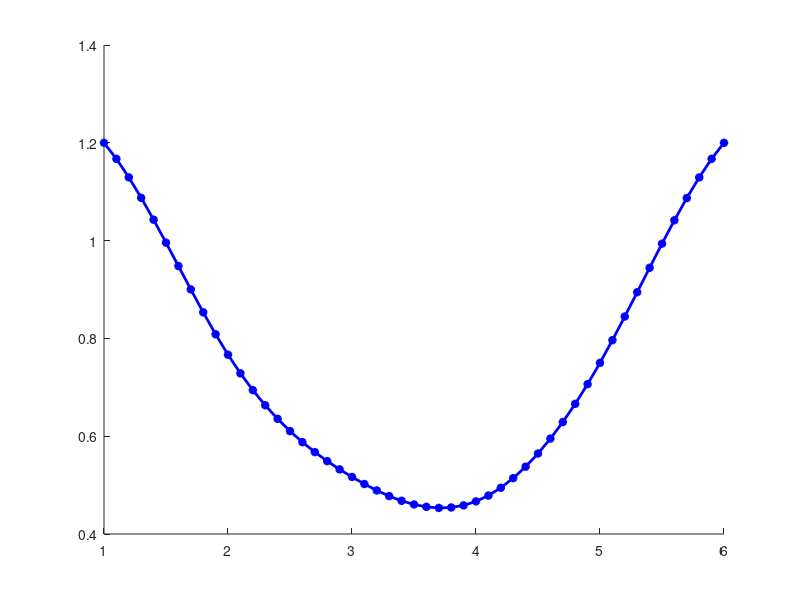

Here is the MATLAB script that generated this plot:
clc;clear;
Q0 = 1.3;
Q1 = 1.3;
Q2 = 1.3;
Q3 = 0.7;
Q4 = 0.5;
Q5 = 0.4;
Q6 = 0.7;
Q7 = 1.3;
Q8 = 1.3;
Q9 = 1.3;

i= -3:0.1:6;
C_u = [];

for u=0:0.1:0.9
    N0 = u^3/6;
    C_u = [C_u,N0*Q0];
end

for u=1:0.1:1.9
    N0 = -u^3/2 + 2*u^2-2*u+2/3;
    N1 = (u-1)^3/6;
    C_u = [C_u,N0*Q0+N1*Q1];
end

for u=2:0.1:2.9
    N0 = u^3/2 - 4*u^2 + 10*u-22/3;
    N1 = -(u-1)^3/2 + 2*(u-1)^2-2*(u-1)+2/3;
    N2 = (u-2)^3/6;
    C_u = [C_u,N0*Q0+N1*Q1+N2*Q2];
end

for u=3:0.1:3.9
    N0 = -u^3/6 + 2*u^2 - 8*u + 32/3;
    N1 = (u-1)^3/2 - 4*(u-1)^2 + 10*(u-1)-22/3;
    N2 = -(u-2)^3/2 + 2*(u-2)^2-2*(u-2)+2/3;
    N3 = (u-3)^3/6;
    C_u = [C_u,N0*Q0+N1*Q1+N2*Q2+N3*Q3];
end

for u=4:0.1:4.9
    N1 = -(u-1)^3/6 + 2*(u-1)^2 - 8*(u-1) + 32/3;
    N2 = (u-2)^3/2 - 4*(u-2)^2 + 10*(u-2)-22/3;
    N3 = -(u-3)^3/2 + 2*(u-3)^2-2*(u-3)+2/3;
    N4 = (u-4)^3/6;
    C_u = [C_u,N1*Q1+N2*Q2+N3*Q3+N4*Q4];
end

for u=5:0.1:5.9
    N2 = -(u-2)^3/6 + 2*(u-2)^2 - 8*(u-2) + 32/3;
    N3 = (u-3)^3/2 - 4*(u-3)^2 + 10*(u-3)-22/3;
    N4 = -(u-4)^3/2 + 2*(u-4)^2-2*(u-4)+2/3;
    N5 = (u-5)^3/6;
    C_u = [C_u,N2*Q2+N3*Q3+N4*Q4+N5*Q5];
end

for u=6:0.1:6.9
    N3 = -(u-3)^3/6 + 2*(u-3)^2 - 8*(u-3) + 32/3;
    N4 = (u-4)^3/2 - 4*(u-4)^2 + 10*(u-4)-22/3;
    N5 = -(u-5)^3/2 + 2*(u-5)^2-2*(u-5)+2/3;
    N6 = (u-6)^3/6;
    C_u = [C_u,N3*Q3+N4*Q4+N5*Q5+N6*Q6];
end


for u=7:0.1:7.9
    N4 = -(u-4)^3/6 + 2*(u-4)^2 - 8*(u-4) + 32/3;
    N5 = (u-5)^3/2 - 4*(u-5)^2 + 10*(u-5)-22/3;
    N6 = -(u-6)^3/2 + 2*(u-6)^2-2*(u-6)+2/3;
    N7 = (u-7)^3/6;
    C_u = [C_u,N4*Q4+N5*Q5+N6*Q6+N7*Q7];
end

for u=8:0.1:9
    N5 = -(u-5)^3/6 + 2*(u-5)^2 - 8*(u-5) + 32/3;
    N6 = (u-6)^3/2 - 4*(u-6)^2 + 10*(u-6)-22/3;
    N7 = -(u-7)^3/2 + 2*(u-7)^2-2*(u-7)+2/3;
    N8 = (u-8)^3/6;
    C_u = [C_u,N5*Q5+N6*Q6+N7*Q7+N8*Q8];
end

hold on
%plot(i,C_u,'r*-','LineWidth',3);
% plot(i(11:21),C_u(11:21),'g*-','LineWidth',3);
plot(i(41:91),C_u(41:91),'b*-','LineWidth',2);
%plot(i(21:31),C_u(21:31),'g*-','LineWidth',3);
%plot(i(61:71),C_u(61:71),'b*-','LineWidth',3);


% 
% plot([2,4],[Q3,Q5],'k--','LineWidth',1)
% plot([3,5],[Q4,Q7],'k--','LineWidth',1)
% plot([4,5],[Q5,Q6],'k--','LineWidth',1)
% plot([2,3],[Q3,Q4],'k--','LineWidth',1)


